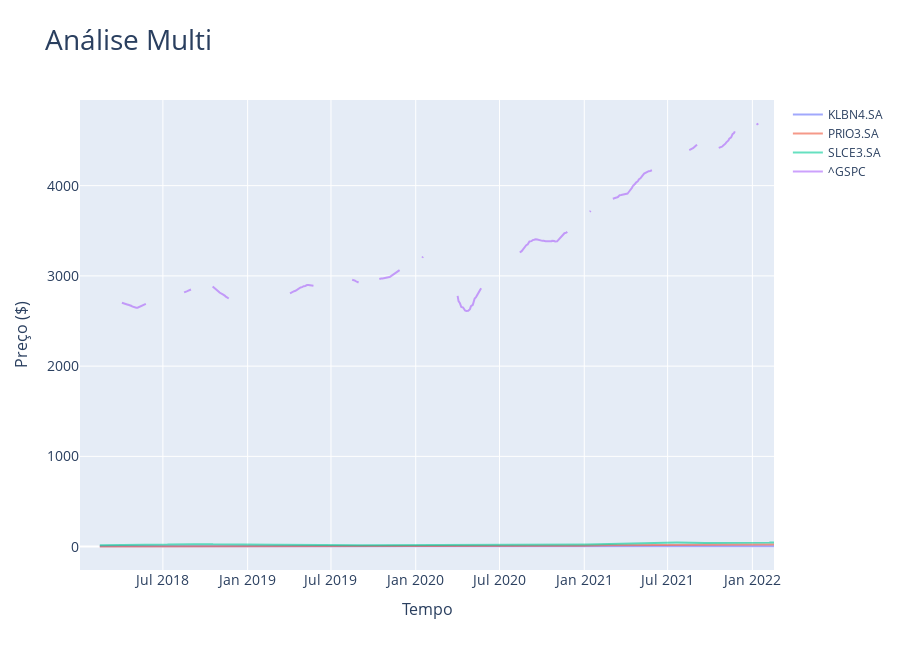

Notebook code cell kept with this figure:
### Code cell
comm.plot(trend=True,start='01-03-2019')

### Figure 1 — Plotly figure (JSON) as saved in the notebook; plotly's stock layout.template omitted (floating-point values rounded to 4 significant figures; data arrays with more than 128 entries replaced by an {"elided": "..."} marker saying what was removed)
{"data": [{"mode": "lines", "name": "KLBN4.SA", "opacity": 0.6, "type": "scatter", "x": {"elided": "1023 str values"}, "y": {"elided": "1023 float values"}}, {"mode": "lines", "name": "PRIO3.SA", "opacity": 0.6, "type": "scatter", "x": {"elided": "1023 str values"}, "y": {"elided": "1023 float values"}}, {"mode": "lines", "name": "SLCE3.SA", "opacity": 0.6, "type": "scatter", "x": {"elided": "1023 str values"}, "y": {"elided": "1023 float values"}}, {"mode": "lines", "name": "^GSPC", "opacity": 0.6, "type": "scatter", "x": {"elided": "1023 str values"}, "y": {"elided": "1023 float values"}}], "layout": {"height": 650, "title": {"font": {"size": 28}, "text": "Análise Multi"}, "xaxis": {"tickfont": {"size": 14}, "title": {"font": {"size": 16}, "text": "Tempo"}}, "yaxis": {"tickfont": {"size": 14}, "title": {"font": {"size": 16}, "text": "Preço ($)"}}}}
